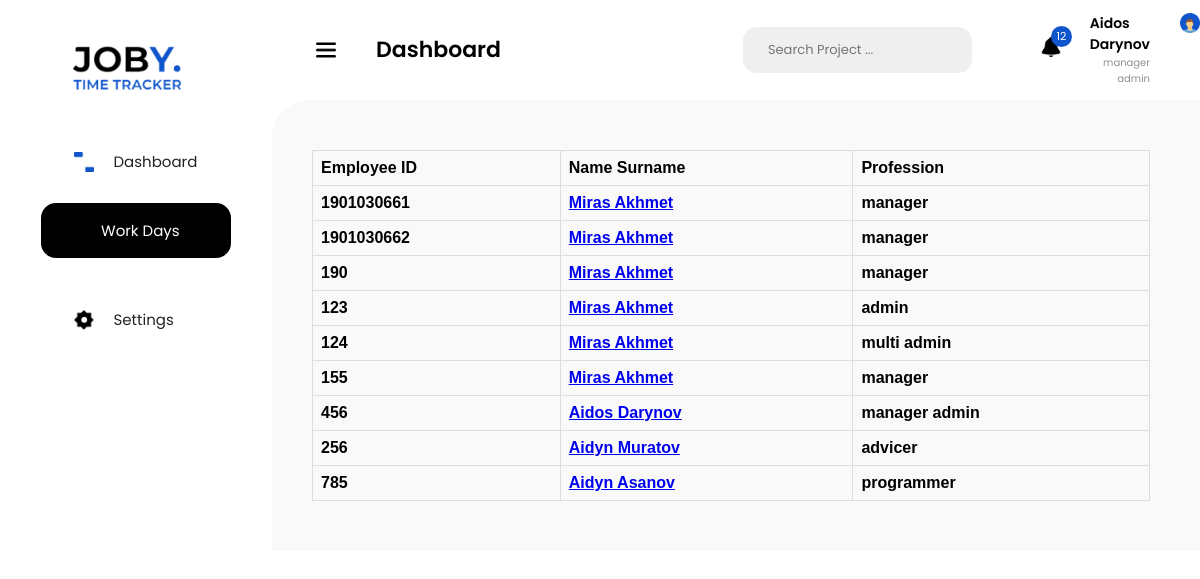
/work_days (signed in), run on the app's committed database.
### models.py (models this page shows, shortened)
class Employee(db.Model, UserMixin):
    id = db.Column(db.Integer(), primary_key=True)
    login_id = db.Column(db.String(10), unique=True, nullable=True)
    name = db.Column(db.String(100), nullable=False)
    surname = db.Column(db.String(100), nullable=False)
    profession = db.Column(db.String(30), nullable=False)
    password = db.Column(db.String(40), nullable=False)
    flex_status = db.relationship('FlexStatus', backref='flex_status')
    def full_name(self):
        return f'{self.name} {self.surname}'

### views.py (the view)
@app.route('/work_days')
def list_of_employee():
    employers = Employee.query.all()
    return render_template('list_of_employee.html',employers = employers,user = current_user)

### models.py (called while the page is built)
@login_manager.user_loader
def load_user(user_id):
    return Employee.query.get(user_id)

### templates/list_of_employee.html (shortened to what this page needs)
<!DOCTYPE html>
<html lang="en">
<head>
 <link rel="stylesheet" href="../static/styles/dashboard_style.css">
 <link rel="stylesheet" href="{{ url_for('static',filename = 'styles/dashboard_style.css') }}">
</head>
<body>
 <section id="mySideNav" class="sideNav">
  <a href="#" class="logo_container">
   <img src="../static/images/logo.png" alt="logo">
  </a>
  <a href="home" class="links">
   <img src="../static/images/rect.png" alt="">
   <div>Dashboard</div>
  </a>
  <a href="work_days" class="dashboard_black">
   <img src="../static/images/icon_workDays.png" alt="">
   Work Days
  </a>
  <a href="#" class="links">
   <img src="../static/images/icon_settings.png" alt="">
   Settings
  </a>
 </section>
<nav>
  <button>
   <img src="../static/images/menu_bar.png" alt="">
   <div class="dashboard_txt">Dashboard</div>
  </button>
  <div class="search">
   Search Project ...
  </div>
  <div class="notifications">
   <img src="../static/images/bell.png" alt="">
   <div class="notification_numb">12</div>
  </div>
  <div class="profile_info">
   <div class="name_profession">
    <div class="name_surname">{{ user.name }} {{ user.surname }} </div>
    <div class="profession">{{ user.profession }}</div>
   </div>
   <a href="/profile"><img src="../static/images/profile_photo.png" alt="" class="profile_photo"></a>
  </div>
 </nav>
<section class="main_content">
    <div class="container_table">
        <table>
            <tr>
                <th>Employee ID</th>
                <th>Name Surname</th>
                <th>Profession</th>
            </tr>
            {% for e in employers %}
                <tr>
                    <th>{{ e.login_id }}</th>
                    <th><a href="{{ "work_days/" + e.login_id }}">{{ e.full_name() }} </a></th>
                    <th>{{ e.profession }}</th>
                </tr>
            {% endfor %}
        </table>
    </div>
</section>
</body>
</html>

### static/styles/dashboard_style.css (style rules this page uses)
body { margin: 0; padding: 0; font-family: Poppins; }
.sideNav { padding-top: 34px; display: flex; align-items: center; flex-direction: column; width: 272px; background-color: #fff; height: 100vh; position: fixed; z-index: 1; top: 0; left: 0; }
.sideNav a { text-decoration: none; display: flex; align-items: center; font-size: 15px; }
.logo_container img { height: auto; width: 100%; max-width: 128px !important; }
.logo_container { margin-bottom: 50px; }
.dashboard_black { width: 190px; height: 55px; background-color: black; border-radius: 15px; color: white; padding-left: 20px; box-sizing: border-box; font-family: Poppins; margin-bottom: 50px; }
.sideNav a img, nav img { width: 100%; height: auto; max-width: 20px; margin-right: 20px; }
.links { width: 125px; margin-bottom: 30px; color: #232323; }
nav { height: 100px; background-color: #fff; width: 100%; display: flex; align-items: center; }
nav button { background-color: transparent; border: none; margin-left: 310px; display: flex; align-items: center; }
nav button img { margin-right: 40px; }
.dashboard_txt { font-weight: 600; font-size: 22px; line-height: 42px; color: #000; font-family: Poppins; }
.search { width: 408px; height: 46px; background-color: #efefef; border-radius: 14px; display: flex; align-items: center; color: #757575; padding-left: 25px; font-size: 13px; margin-left: 16rem; }
.notifications { position: relative; margin-right: 1.8rem; margin-left: 4.3rem; }
.notification_numb { background-color: #1155CC; width: 21px; height: 21px; color: #fff; border-radius: 15px; font-size: 11px; box-sizing: border-box; display: flex; align-items: center; justify-content: center; position: absolute; left: 10px; top: -11px; }
.profile_info { display: flex; }
.profile_photo { width: 100%; height: auto; max-width: 46px; }
.name_surname { font-weight: 600; font-size: 14px; }
.profession { color: #8f8f8f; font-size: 10px; text-align: right; }
.name_profession { margin-right: 30px; }
.main_content { margin-left: 272px; border-radius: 38px 0 0 0; background-color: #F9F9F9; padding: 50px 50px 50px 40px; }
table { font-family: arial, sans-serif; border-collapse: collapse; width: 100%; }
td, th { border: 1px solid #dddddd; text-align: left; padding: 8px; }

### data on the page
Employee: name "Aidos", surname "Darynov", profession "manager admin", login_id "456", full_name "Aidos Darynov"
Employee: login_id "1901030661", full_name "Miras Akhmet", profession "manager"
Employee: login_id "1901030662", full_name "Miras Akhmet", profession "manager"
Employee: login_id "190", full_name "Miras Akhmet", profession "manager"
Employee: login_id "123", full_name "Miras Akhmet", profession "admin"
Employee: login_id "124", full_name "Miras Akhmet", profession "multi admin"
Employee: login_id "155", full_name "Miras Akhmet", profession "manager"
Employee: login_id "256", full_name "Aidyn Muratov", profession "advicer"
Employee: login_id "785", full_name "Aidyn Asanov", profession "programmer"
